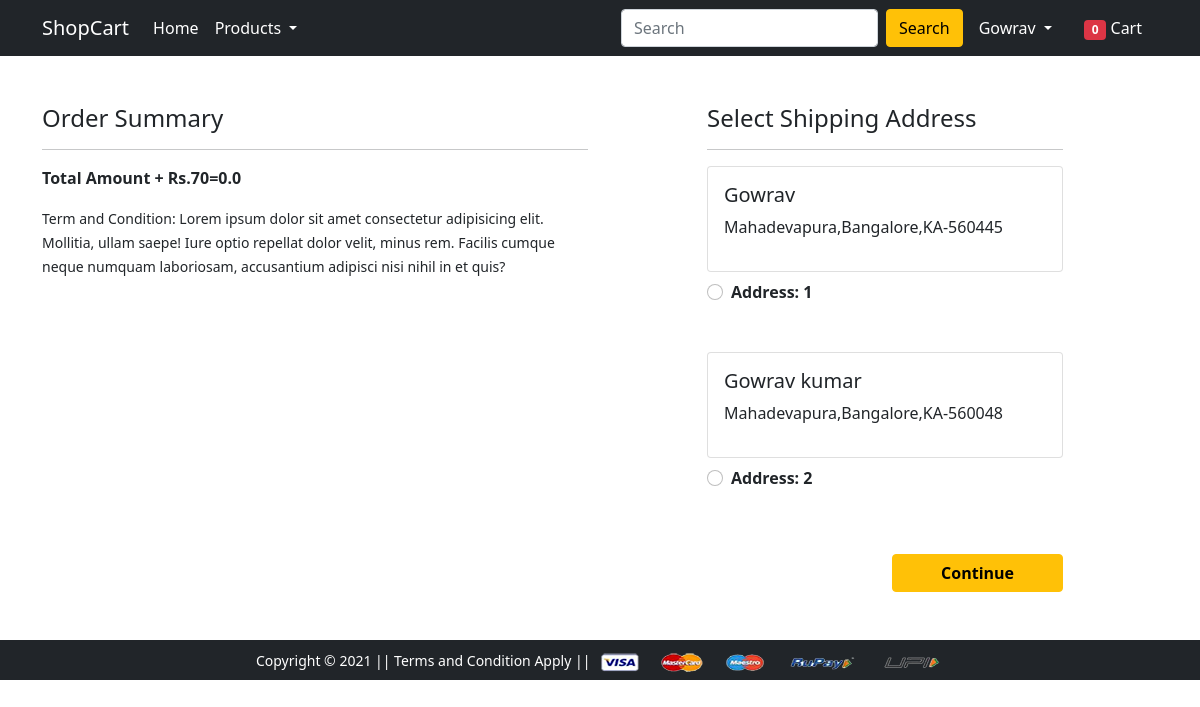
/checkout/ (signed in), run on the app's committed database.
### app/models.py (models this page shows, shortened)
class customer(models.Model):
    user=models.ForeignKey(User,on_delete=models.CASCADE)
    name=models.CharField(max_length=200)
    locality=models.CharField(max_length=200)
    city=models.CharField(max_length=50)
    state=models.CharField(choices=STATE_CHOICES,max_length=50)
    zipcode=models.CharField(max_length=7)

### app/views.py (the view)
# urls.py: path('checkout/', views.checkout, name='checkout'),
@login_required
def checkout(request):
    user=request.user
    add=customer.objects.filter(user=user)
    cart_items=cart.objects.filter(user=user)
    amount=0.0
    shipping_amount=70
    totalamount=0.0
    cart_product=[p for p in cart.objects.all()if p.user==request.user]
    if cart_product:
        for p in cart_product:
            tempamount=(p.quantity * p.product.discounted_price)
            amount+=tempamount
        totalamount=amount+shipping_amount
    return render(request, 'app/checkout.html',{'add': add,'totalamount':totalamount,'cart_items':cart_items})

### app/templates/app/checkout.html (shortened to what this page needs)
{% extends 'app/base.html' %}
{% load static %}
{% block main-content %}
<div class="container">
 <div class="row mt-5">
  <div class="col-sm-6">
    <h4>Order Summary</h4>
    <hr>
    <p class="fw-bold">Total Amount + Rs.70={{totalamount}}</p>
    <small>Term and Condition: Lorem ipsum dolor sit amet consectetur adipisicing elit. Mollitia, ullam saepe! Iure optio repellat dolor velit, minus rem. Facilis cumque neque numquam laboriosam, accusantium adipisci nisi nihil in et quis?</small>
  </div>
  <div class="col-sm-4 offset-sm-1">
    <h4>Select Shipping Address</h4>
    <hr>
    <form action="/paymentdone">
    {% for ad in add %}
      <div class="card">
        <div class="card-body">
        <h5>{{ad.name}}</h5>
        <p>{{ad.locality}},{{ad.city}},{{ad.state}}-{{ad.zipcode}}</p>
        </div>
      </div>
        <div class="form-check mt-2 mb-5">
          <input class="form-check-input" type="radio" name="custid" id="custid{{forloop.counter}}" value="{{ad.id}}">
          <label class="form-check-label fw-bold" for="custid{{forloop.counter}}">
            Address: {{forloop.counter}} </label>
        </div>
    {% endfor %}
        <div class="text-end">
          <button type="submit" class="btn btn-warning mt-3 px-5 fw-bold">Continue</button>
        </div>
      </form>
    </div>
  </div>
</div>
{% endblock main-content %}

### app/templates/app/base.html (shortened to what this page needs)
<!doctype html>
{% load static %}
<html lang="en">
  <head>
    <link href="https://cdn.jsdelivr.net/npm/bootstrap@5.0.0-beta1/dist/css/bootstrap.min.css" rel="stylesheet">
    <link rel="stylesheet" href="{% static 'app/css/owl.carousel.min.css' %}">
    <link rel="stylesheet" href="{% static 'app/css/all.min.css' %}">
    <link rel="stylesheet" href="{% static 'app/css/style.css' %}">
  </head>
  <body>
    <nav class="navbar navbar-expand-lg navbar-dark bg-dark">
     <div class="container">
       <a class="navbar-brand" href="/">ShopCart</a>
       <div class="collapse navbar-collapse" id="navbarSupportedContent">
         <ul class="navbar-nav me-auto mb-2 mb-lg-0">
           <li class="nav-item">
             <a class="nav-link active" aria-current="page" href="/">Home</a>
           </li>
           <li class="nav-item dropdown">
             <a class="nav-link dropdown-toggle text-white" href="#" id="electronicsDropdown" role="button" data-bs-toggle="dropdown" aria-expanded="false">
               Products
             </a>
           </li>
         </ul>
         <form class="d-flex">
           <input class="form-control me-2" type="search" placeholder="Search" aria-label="Search">
           <button class="btn btn-warning" type="submit">Search</button>
         </form>
         <div>
          <ul class="navbar-nav me-auto mb-2 mb-lg-0">
          {% if request.user.is_authenticated %}
           <li class="nav-item dropdown mx-2">
              <a class="nav-link dropdown-toggle text-white" href="#" id="profileDropdown" role="button" data-bs-toggle="dropdown" aria-expanded="false">
                {{request.user.username|capfirst}}
              </a>
            </li>
            <li class="nav-item mx-2">
             <a href="{% url 'showcart' %}" class="nav-link text-white"><span class="badge bg-danger">0</span> Cart </a>
            </li>
            {% endif %}
          </ul>
         </div>
       </div>
     </div>
    </nav>
    {% block main-content %} {% endblock main-content %}
    <footer class="container-fluid bg-dark text-center p-2 mt-5">
        <small class="text-white">Copyright &copy; 2021 || Terms and Condition Apply || </small>
        <img src="{% static 'app/images/payment.png' %}" alt="" srcset="" class="img-fluid" height="2px">
    </footer>
  </body>
</html>

### data on the page
customer: name "Gowrav", locality "Mahadevapura", city "Bangalore", state "KA", zipcode "560445"
customer: name "Gowrav kumar", locality "Mahadevapura", city "Bangalore", state "KA", zipcode "560048"

### other printed values
{{ request.user.username|capfirst }} "Gowrav"
{{ totalamount }} "0.0"
